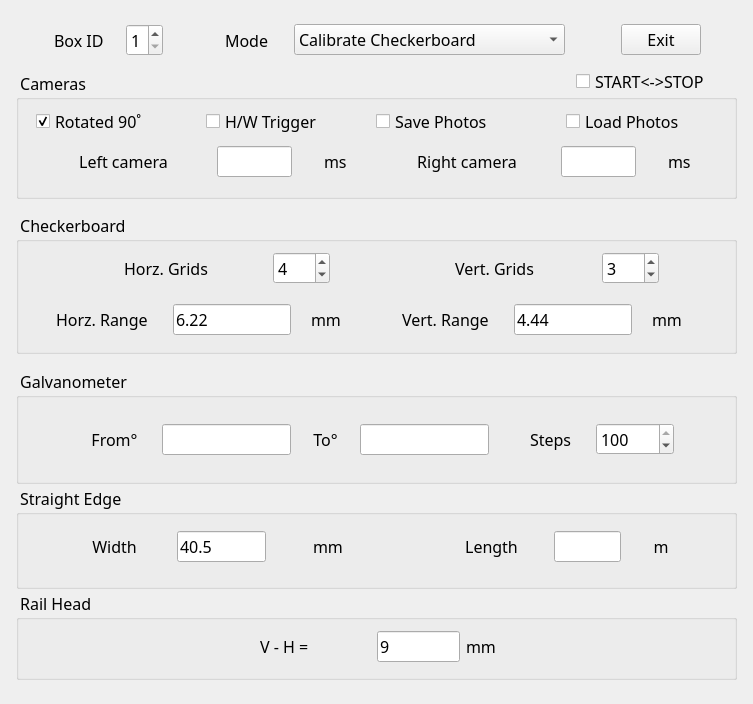
<?xml version="1.0" encoding="UTF-8"?>
<ui version="4.0">
 <class>Exposures</class>
 <widget class="QDialog" name="Exposures">
  <property name="geometry">
   <rect>
    <x>0</x>
    <y>0</y>
    <width>753</width>
    <height>704</height>
   </rect>
  </property>
  <property name="minimumSize">
   <size>
    <width>573</width>
    <height>272</height>
   </size>
  </property>
  <property name="maximumSize">
   <size>
    <width>777</width>
    <height>755</height>
   </size>
  </property>
  <property name="font">
   <font>
    <family>Rockwell</family>
    <pointsize>12</pointsize>
   </font>
  </property>
  <property name="windowTitle">
   <string>Parameters</string>
  </property>
  <layout class="QGridLayout" name="gridLayout">
   <item row="1" column="0">
    <layout class="QVBoxLayout" name="verticalLayout_3" stretch="1,3,1,10,1,11,1,9,8,7,1">
     <property name="spacing">
      <number>2</number>
     </property>
     <property name="leftMargin">
      <number>5</number>
     </property>
     <property name="topMargin">
      <number>0</number>
     </property>
     <property name="rightMargin">
      <number>5</number>
     </property>
     <item>
      <spacer name="verticalSpacer_4">
       <property name="orientation">
        <enum>Qt::Vertical</enum>
       </property>
       <property name="sizeHint" stdset="0">
        <size>
         <width>20</width>
         <height>40</height>
        </size>
       </property>
      </spacer>
     </item>
     <item>
      <layout class="QHBoxLayout" name="hlMode" stretch="2,3,1,2,3,3,1,15,3,0,2">
       <item>
        <spacer name="horizontalSpacer_7">
         <property name="orientation">
          <enum>Qt::Horizontal</enum>
         </property>
         <property name="sizeHint" stdset="0">
          <size>
           <width>40</width>
           <height>20</height>
          </size>
         </property>
        </spacer>
       </item>
       <item alignment="Qt::AlignHCenter">
        <widget class="QLabel" name="label_11">
         <property name="text">
          <string>Box ID</string>
         </property>
        </widget>
       </item>
       <item>
        <spacer name="horizontalSpacer_16">
         <property name="orientation">
          <enum>Qt::Horizontal</enum>
         </property>
         <property name="sizeHint" stdset="0">
          <size>
           <width>40</width>
           <height>20</height>
          </size>
         </property>
        </spacer>
       </item>
       <item>
        <widget class="QSpinBox" name="sbBoxID">
         <property name="minimum">
          <number>1</number>
         </property>
         <property name="maximum">
          <number>5</number>
         </property>
        </widget>
       </item>
       <item>
        <spacer name="horizontalSpacer_17">
         <property name="orientation">
          <enum>Qt::Horizontal</enum>
         </property>
         <property name="sizeHint" stdset="0">
          <size>
           <width>40</width>
           <height>20</height>
          </size>
         </property>
        </spacer>
       </item>
       <item alignment="Qt::AlignHCenter">
        <widget class="QLabel" name="label">
         <property name="text">
          <string>Mode</string>
         </property>
        </widget>
       </item>
       <item>
        <spacer name="horizontalSpacer_8">
         <property name="orientation">
          <enum>Qt::Horizontal</enum>
         </property>
         <property name="sizeHint" stdset="0">
          <size>
           <width>40</width>
           <height>20</height>
          </size>
         </property>
        </spacer>
       </item>
       <item>
        <widget class="QComboBox" name="cbMode">
         <property name="editable">
          <bool>false</bool>
         </property>
         <property name="currentIndex">
          <number>1</number>
         </property>
         <item>
          <property name="text">
           <string comment="0">Idle</string>
          </property>
         </item>
         <item>
          <property name="text">
           <string comment="1">Calibrate Checkerboard</string>
          </property>
         </item>
         <item>
          <property name="text">
           <string comment="2">Calibrate Square Bar</string>
          </property>
         </item>
         <item>
          <property name="text">
           <string comment="3">Measure Rail Head</string>
          </property>
         </item>
        </widget>
       </item>
       <item>
        <spacer name="horizontalSpacer_9">
         <property name="orientation">
          <enum>Qt::Horizontal</enum>
         </property>
         <property name="sizeHint" stdset="0">
          <size>
           <width>40</width>
           <height>20</height>
          </size>
         </property>
        </spacer>
       </item>
       <item>
        <widget class="QPushButton" name="btExit">
         <property name="text">
          <string>Exit</string>
         </property>
         <property name="autoDefault">
          <bool>false</bool>
         </property>
         <property name="flat">
          <bool>false</bool>
         </property>
        </widget>
       </item>
       <item>
        <spacer name="horizontalSpacer_10">
         <property name="orientation">
          <enum>Qt::Horizontal</enum>
         </property>
         <property name="sizeHint" stdset="0">
          <size>
           <width>40</width>
           <height>20</height>
          </size>
         </property>
        </spacer>
       </item>
      </layout>
     </item>
     <item>
      <spacer name="verticalSpacer_5">
       <property name="orientation">
        <enum>Qt::Vertical</enum>
       </property>
       <property name="sizeHint" stdset="0">
        <size>
         <width>20</width>
         <height>40</height>
        </size>
       </property>
      </spacer>
     </item>
     <item>
      <widget class="QGroupBox" name="gbCameras">
       <property name="title">
        <string> Cameras  </string>
       </property>
       <widget class="QWidget" name="horizontalLayoutWidget">
        <property name="geometry">
         <rect>
          <x>20</x>
          <y>60</y>
          <width>681</width>
          <height>61</height>
         </rect>
        </property>
        <layout class="QHBoxLayout" name="horizontalLayout" stretch="1,5,1,3,1,1,2,5,1,3,1,1,1">
         <item>
          <spacer name="horizontalSpacer_31">
           <property name="orientation">
            <enum>Qt::Horizontal</enum>
           </property>
           <property name="sizeHint" stdset="0">
            <size>
             <width>40</width>
             <height>20</height>
            </size>
           </property>
          </spacer>
         </item>
         <item alignment="Qt::AlignHCenter">
          <widget class="QLabel" name="label_3">
           <property name="text">
            <string>Left camera</string>
           </property>
           <property name="alignment">
            <set>Qt::AlignCenter</set>
           </property>
          </widget>
         </item>
         <item>
          <spacer name="horizontalSpacer_33">
           <property name="orientation">
            <enum>Qt::Horizontal</enum>
           </property>
           <property name="sizeHint" stdset="0">
            <size>
             <width>40</width>
             <height>20</height>
            </size>
           </property>
          </spacer>
         </item>
         <item>
          <widget class="QLineEdit" name="edLeftCameraExpo"/>
         </item>
         <item>
          <spacer name="horizontalSpacer_30">
           <property name="orientation">
            <enum>Qt::Horizontal</enum>
           </property>
           <property name="sizeHint" stdset="0">
            <size>
             <width>40</width>
             <height>20</height>
            </size>
           </property>
          </spacer>
         </item>
         <item alignment="Qt::AlignHCenter">
          <widget class="QLabel" name="label_2">
           <property name="font">
            <font>
             <family>Rockwell</family>
             <pointsize>12</pointsize>
            </font>
           </property>
           <property name="text">
            <string>ms</string>
           </property>
          </widget>
         </item>
         <item>
          <spacer name="horizontalSpacer">
           <property name="orientation">
            <enum>Qt::Horizontal</enum>
           </property>
           <property name="sizeHint" stdset="0">
            <size>
             <width>40</width>
             <height>20</height>
            </size>
           </property>
          </spacer>
         </item>
         <item alignment="Qt::AlignHCenter">
          <widget class="QLabel" name="label_4">
           <property name="text">
            <string>Right camera</string>
           </property>
           <property name="alignment">
            <set>Qt::AlignCenter</set>
           </property>
          </widget>
         </item>
         <item>
          <spacer name="horizontalSpacer_32">
           <property name="orientation">
            <enum>Qt::Horizontal</enum>
           </property>
           <property name="sizeHint" stdset="0">
            <size>
             <width>40</width>
             <height>20</height>
            </size>
           </property>
          </spacer>
         </item>
         <item>
          <widget class="QLineEdit" name="edRightCameraExpo"/>
         </item>
         <item>
          <spacer name="horizontalSpacer_29">
           <property name="orientation">
            <enum>Qt::Horizontal</enum>
           </property>
           <property name="sizeHint" stdset="0">
            <size>
             <width>40</width>
             <height>20</height>
            </size>
           </property>
          </spacer>
         </item>
         <item alignment="Qt::AlignHCenter">
          <widget class="QLabel" name="label_5">
           <property name="font">
            <font>
             <family>Rockwell</family>
             <pointsize>12</pointsize>
            </font>
           </property>
           <property name="text">
            <string>ms</string>
           </property>
          </widget>
         </item>
         <item>
          <spacer name="horizontalSpacer_28">
           <property name="orientation">
            <enum>Qt::Horizontal</enum>
           </property>
           <property name="sizeHint" stdset="0">
            <size>
             <width>40</width>
             <height>20</height>
            </size>
           </property>
          </spacer>
         </item>
        </layout>
       </widget>
       <widget class="QCheckBox" name="kbRotate90">
        <property name="geometry">
         <rect>
          <x>20</x>
          <y>40</y>
          <width>131</width>
          <height>21</height>
         </rect>
        </property>
        <property name="text">
         <string>Rotated 90˚</string>
        </property>
        <property name="checked">
         <bool>true</bool>
        </property>
       </widget>
       <widget class="QCheckBox" name="kbHWTrigger">
        <property name="geometry">
         <rect>
          <x>190</x>
          <y>40</y>
          <width>121</width>
          <height>21</height>
         </rect>
        </property>
        <property name="text">
         <string>H/W Trigger</string>
        </property>
        <property name="checked">
         <bool>false</bool>
        </property>
       </widget>
       <widget class="QCheckBox" name="kbSavePhotos">
        <property name="geometry">
         <rect>
          <x>360</x>
          <y>40</y>
          <width>131</width>
          <height>21</height>
         </rect>
        </property>
        <property name="text">
         <string>Save Photos</string>
        </property>
        <property name="checked">
         <bool>false</bool>
        </property>
       </widget>
       <widget class="QCheckBox" name="kbToggleTibboStartStop">
        <property name="geometry">
         <rect>
          <x>560</x>
          <y>0</y>
          <width>171</width>
          <height>21</height>
         </rect>
        </property>
        <property name="text">
         <string>START&lt;-&gt;STOP</string>
        </property>
        <property name="checked">
         <bool>false</bool>
        </property>
       </widget>
       <widget class="QCheckBox" name="kbLoadPhotos">
        <property name="geometry">
         <rect>
          <x>550</x>
          <y>40</y>
          <width>131</width>
          <height>21</height>
         </rect>
        </property>
        <property name="text">
         <string>Load Photos</string>
        </property>
        <property name="checked">
         <bool>false</bool>
        </property>
       </widget>
      </widget>
     </item>
     <item>
      <spacer name="verticalSpacer_2">
       <property name="orientation">
        <enum>Qt::Vertical</enum>
       </property>
       <property name="sizeHint" stdset="0">
        <size>
         <width>20</width>
         <height>40</height>
        </size>
       </property>
      </spacer>
     </item>
     <item>
      <widget class="QGroupBox" name="gbCkeckerBoard">
       <property name="title">
        <string> Checkerboard  </string>
       </property>
       <property name="checkable">
        <bool>false</bool>
       </property>
       <widget class="QWidget" name="horizontalLayoutWidget_2">
        <property name="geometry">
         <rect>
          <x>20</x>
          <y>30</y>
          <width>681</width>
          <height>51</height>
         </rect>
        </property>
        <layout class="QHBoxLayout" name="horizontalLayout_2" stretch="2,5,1,2,3,5,1,2,2">
         <item>
          <spacer name="horizontalSpacer_6">
           <property name="orientation">
            <enum>Qt::Horizontal</enum>
           </property>
           <property name="sizeHint" stdset="0">
            <size>
             <width>40</width>
             <height>20</height>
            </size>
           </property>
          </spacer>
         </item>
         <item alignment="Qt::AlignHCenter">
          <widget class="QLabel" name="label_6">
           <property name="text">
            <string>Horz. Grids</string>
           </property>
          </widget>
         </item>
         <item>
          <spacer name="horizontalSpacer_2">
           <property name="orientation">
            <enum>Qt::Horizontal</enum>
           </property>
           <property name="sizeHint" stdset="0">
            <size>
             <width>40</width>
             <height>20</height>
            </size>
           </property>
          </spacer>
         </item>
         <item>
          <widget class="QSpinBox" name="sbKBHorzGrids">
           <property name="minimum">
            <number>2</number>
           </property>
           <property name="maximum">
            <number>21</number>
           </property>
           <property name="value">
            <number>4</number>
           </property>
          </widget>
         </item>
         <item>
          <spacer name="horizontalSpacer_3">
           <property name="orientation">
            <enum>Qt::Horizontal</enum>
           </property>
           <property name="sizeHint" stdset="0">
            <size>
             <width>40</width>
             <height>20</height>
            </size>
           </property>
          </spacer>
         </item>
         <item alignment="Qt::AlignHCenter">
          <widget class="QLabel" name="label_7">
           <property name="text">
            <string>Vert. Grids</string>
           </property>
          </widget>
         </item>
         <item>
          <spacer name="horizontalSpacer_4">
           <property name="orientation">
            <enum>Qt::Horizontal</enum>
           </property>
           <property name="sizeHint" stdset="0">
            <size>
             <width>40</width>
             <height>20</height>
            </size>
           </property>
          </spacer>
         </item>
         <item>
          <widget class="QSpinBox" name="sbKBVertGrids">
           <property name="minimum">
            <number>2</number>
           </property>
           <property name="maximum">
            <number>21</number>
           </property>
           <property name="value">
            <number>3</number>
           </property>
          </widget>
         </item>
         <item>
          <spacer name="horizontalSpacer_5">
           <property name="orientation">
            <enum>Qt::Horizontal</enum>
           </property>
           <property name="sizeHint" stdset="0">
            <size>
             <width>40</width>
             <height>20</height>
            </size>
           </property>
          </spacer>
         </item>
        </layout>
       </widget>
       <widget class="QWidget" name="horizontalLayoutWidget_5">
        <property name="geometry">
         <rect>
          <x>20</x>
          <y>80</y>
          <width>681</width>
          <height>53</height>
         </rect>
        </property>
        <layout class="QHBoxLayout" name="horizontalLayout_6" stretch="1,0,1,6,3,2,0,1,6,3,1">
         <item>
          <spacer name="horizontalSpacer_22">
           <property name="orientation">
            <enum>Qt::Horizontal</enum>
           </property>
           <property name="sizeHint" stdset="0">
            <size>
             <width>40</width>
             <height>20</height>
            </size>
           </property>
          </spacer>
         </item>
         <item>
          <widget class="QLabel" name="label_13">
           <property name="text">
            <string>Horz. Range</string>
           </property>
          </widget>
         </item>
         <item>
          <spacer name="horizontalSpacer_23">
           <property name="orientation">
            <enum>Qt::Horizontal</enum>
           </property>
           <property name="sizeHint" stdset="0">
            <size>
             <width>40</width>
             <height>20</height>
            </size>
           </property>
          </spacer>
         </item>
         <item>
          <widget class="QLineEdit" name="edHorzGridRange">
           <property name="text">
            <string>6.22</string>
           </property>
          </widget>
         </item>
         <item alignment="Qt::AlignHCenter">
          <widget class="QLabel" name="label_15">
           <property name="font">
            <font>
             <family>Rockwell</family>
             <pointsize>12</pointsize>
            </font>
           </property>
           <property name="text">
            <string>mm</string>
           </property>
          </widget>
         </item>
         <item>
          <spacer name="horizontalSpacer_24">
           <property name="orientation">
            <enum>Qt::Horizontal</enum>
           </property>
           <property name="sizeHint" stdset="0">
            <size>
             <width>40</width>
             <height>20</height>
            </size>
           </property>
          </spacer>
         </item>
         <item alignment="Qt::AlignHCenter">
          <widget class="QLabel" name="label_14">
           <property name="text">
            <string>Vert. Range</string>
           </property>
          </widget>
         </item>
         <item>
          <spacer name="horizontalSpacer_25">
           <property name="orientation">
            <enum>Qt::Horizontal</enum>
           </property>
           <property name="sizeHint" stdset="0">
            <size>
             <width>40</width>
             <height>20</height>
            </size>
           </property>
          </spacer>
         </item>
         <item>
          <widget class="QLineEdit" name="edVertGridRange">
           <property name="text">
            <string>4.44</string>
           </property>
          </widget>
         </item>
         <item alignment="Qt::AlignHCenter">
          <widget class="QLabel" name="label_16">
           <property name="font">
            <font>
             <family>Rockwell</family>
             <pointsize>12</pointsize>
            </font>
           </property>
           <property name="text">
            <string>mm</string>
           </property>
          </widget>
         </item>
         <item>
          <spacer name="horizontalSpacer_26">
           <property name="orientation">
            <enum>Qt::Horizontal</enum>
           </property>
           <property name="sizeHint" stdset="0">
            <size>
             <width>40</width>
             <height>20</height>
            </size>
           </property>
          </spacer>
         </item>
        </layout>
       </widget>
      </widget>
     </item>
     <item>
      <spacer name="verticalSpacer_3">
       <property name="orientation">
        <enum>Qt::Vertical</enum>
       </property>
       <property name="sizeHint" stdset="0">
        <size>
         <width>20</width>
         <height>40</height>
        </size>
       </property>
      </spacer>
     </item>
     <item>
      <widget class="QGroupBox" name="gbGalvanometer">
       <property name="title">
        <string> Galvanometer</string>
       </property>
       <widget class="QWidget" name="horizontalLayoutWidget_12">
        <property name="geometry">
         <rect>
          <x>40</x>
          <y>40</y>
          <width>631</width>
          <height>61</height>
         </rect>
        </property>
        <layout class="QHBoxLayout" name="horizontalLayout_12" stretch="2,5,1,10,1,3,1,10,3,4,1,6,1">
         <property name="spacing">
          <number>2</number>
         </property>
         <item>
          <spacer name="horizontalSpacer_64">
           <property name="orientation">
            <enum>Qt::Horizontal</enum>
           </property>
           <property name="sizeHint" stdset="0">
            <size>
             <width>40</width>
             <height>20</height>
            </size>
           </property>
          </spacer>
         </item>
         <item>
          <widget class="QLabel" name="label_35">
           <property name="text">
            <string>From°</string>
           </property>
           <property name="alignment">
            <set>Qt::AlignCenter</set>
           </property>
          </widget>
         </item>
         <item>
          <spacer name="horizontalSpacer_66">
           <property name="orientation">
            <enum>Qt::Horizontal</enum>
           </property>
           <property name="sizeHint" stdset="0">
            <size>
             <width>40</width>
             <height>20</height>
            </size>
           </property>
          </spacer>
         </item>
         <item>
          <widget class="QLineEdit" name="edFromAngle"/>
         </item>
         <item>
          <spacer name="horizontalSpacer_62">
           <property name="orientation">
            <enum>Qt::Horizontal</enum>
           </property>
           <property name="sizeHint" stdset="0">
            <size>
             <width>40</width>
             <height>20</height>
            </size>
           </property>
          </spacer>
         </item>
         <item>
          <widget class="QLabel" name="label_36">
           <property name="text">
            <string>To°</string>
           </property>
           <property name="alignment">
            <set>Qt::AlignCenter</set>
           </property>
          </widget>
         </item>
         <item>
          <spacer name="horizontalSpacer_65">
           <property name="orientation">
            <enum>Qt::Horizontal</enum>
           </property>
           <property name="sizeHint" stdset="0">
            <size>
             <width>40</width>
             <height>20</height>
            </size>
           </property>
          </spacer>
         </item>
         <item>
          <widget class="QLineEdit" name="edToAngle"/>
         </item>
         <item>
          <spacer name="horizontalSpacer_63">
           <property name="orientation">
            <enum>Qt::Horizontal</enum>
           </property>
           <property name="sizeHint" stdset="0">
            <size>
             <width>40</width>
             <height>20</height>
            </size>
           </property>
          </spacer>
         </item>
         <item>
          <widget class="QLabel" name="label_8">
           <property name="text">
            <string>Steps</string>
           </property>
          </widget>
         </item>
         <item>
          <spacer name="horizontalSpacer_19">
           <property name="orientation">
            <enum>Qt::Horizontal</enum>
           </property>
           <property name="sizeHint" stdset="0">
            <size>
             <width>40</width>
             <height>20</height>
            </size>
           </property>
          </spacer>
         </item>
         <item>
          <widget class="QSpinBox" name="sbGvMSteps">
           <property name="minimum">
            <number>1</number>
           </property>
           <property name="maximum">
            <number>100</number>
           </property>
           <property name="value">
            <number>100</number>
           </property>
          </widget>
         </item>
         <item>
          <spacer name="horizontalSpacer_61">
           <property name="orientation">
            <enum>Qt::Horizontal</enum>
           </property>
           <property name="sizeHint" stdset="0">
            <size>
             <width>40</width>
             <height>20</height>
            </size>
           </property>
          </spacer>
         </item>
        </layout>
       </widget>
      </widget>
     </item>
     <item>
      <widget class="QGroupBox" name="gbSquareBar">
       <property name="title">
        <string> Straight Edge</string>
       </property>
       <widget class="QWidget" name="horizontalLayoutWidget_4">
        <property name="geometry">
         <rect>
          <x>20</x>
          <y>30</y>
          <width>681</width>
          <height>61</height>
         </rect>
        </property>
        <layout class="QHBoxLayout" name="horizontalLayout_4" stretch="2,3,1,4,1,3,4,3,1,3,1,1,2">
         <item>
          <spacer name="horizontalSpacer_12">
           <property name="orientation">
            <enum>Qt::Horizontal</enum>
           </property>
           <property name="sizeHint" stdset="0">
            <size>
             <width>40</width>
             <height>20</height>
            </size>
           </property>
          </spacer>
         </item>
         <item alignment="Qt::AlignHCenter">
          <widget class="QLabel" name="lbSEDim">
           <property name="text">
            <string>Width</string>
           </property>
           <property name="alignment">
            <set>Qt::AlignCenter</set>
           </property>
          </widget>
         </item>
         <item>
          <spacer name="horizontalSpacer_13">
           <property name="orientation">
            <enum>Qt::Horizontal</enum>
           </property>
           <property name="sizeHint" stdset="0">
            <size>
             <width>40</width>
             <height>20</height>
            </size>
           </property>
          </spacer>
         </item>
         <item>
          <widget class="QLineEdit" name="edSquareBarWidth">
           <property name="text">
            <string>40.5</string>
           </property>
          </widget>
         </item>
         <item>
          <spacer name="horizontalSpacer_27">
           <property name="orientation">
            <enum>Qt::Horizontal</enum>
           </property>
           <property name="sizeHint" stdset="0">
            <size>
             <width>40</width>
             <height>20</height>
            </size>
           </property>
          </spacer>
         </item>
         <item alignment="Qt::AlignHCenter">
          <widget class="QLabel" name="label_9">
           <property name="font">
            <font>
             <family>Rockwell</family>
             <pointsize>12</pointsize>
            </font>
           </property>
           <property name="text">
            <string>mm</string>
           </property>
          </widget>
         </item>
         <item>
          <spacer name="horizontalSpacer_20">
           <property name="orientation">
            <enum>Qt::Horizontal</enum>
           </property>
           <property name="sizeHint" stdset="0">
            <size>
             <width>40</width>
             <height>20</height>
            </size>
           </property>
          </spacer>
         </item>
         <item>
          <widget class="QLabel" name="label_12">
           <property name="text">
            <string>Length</string>
           </property>
           <property name="alignment">
            <set>Qt::AlignCenter</set>
           </property>
          </widget>
         </item>
         <item>
          <spacer name="horizontalSpacer_21">
           <property name="orientation">
            <enum>Qt::Horizontal</enum>
           </property>
           <property name="sizeHint" stdset="0">
            <size>
             <width>40</width>
             <height>20</height>
            </size>
           </property>
          </spacer>
         </item>
         <item>
          <widget class="QLineEdit" name="edSquareBarLength"/>
         </item>
         <item>
          <spacer name="horizontalSpacer_34">
           <property name="orientation">
            <enum>Qt::Horizontal</enum>
           </property>
           <property name="sizeHint" stdset="0">
            <size>
             <width>40</width>
             <height>20</height>
            </size>
           </property>
          </spacer>
         </item>
         <item>
          <widget class="QLabel" name="label_18">
           <property name="text">
            <string>m</string>
           </property>
           <property name="alignment">
            <set>Qt::AlignCenter</set>
           </property>
          </widget>
         </item>
         <item>
          <spacer name="horizontalSpacer_11">
           <property name="orientation">
            <enum>Qt::Horizontal</enum>
           </property>
           <property name="sizeHint" stdset="0">
            <size>
             <width>40</width>
             <height>20</height>
            </size>
           </property>
          </spacer>
         </item>
        </layout>
       </widget>
      </widget>
     </item>
     <item>
      <widget class="QGroupBox" name="gbRailHead">
       <property name="title">
        <string> Rail Head  </string>
       </property>
       <property name="checkable">
        <bool>false</bool>
       </property>
       <widget class="QWidget" name="horizontalLayoutWidget_3">
        <property name="geometry">
         <rect>
          <x>20</x>
          <y>30</y>
          <width>681</width>
          <height>51</height>
         </rect>
        </property>
        <layout class="QHBoxLayout" name="horizontalLayout_3" stretch="5,2,1,2,1,5">
         <item>
          <spacer name="horizontalSpacer_14">
           <property name="orientation">
            <enum>Qt::Horizontal</enum>
           </property>
           <property name="sizeHint" stdset="0">
            <size>
             <width>40</width>
             <height>20</height>
            </size>
           </property>
          </spacer>
         </item>
         <item alignment="Qt::AlignHCenter">
          <widget class="QLabel" name="label_10">
           <property name="text">
            <string>V - H = </string>
           </property>
          </widget>
         </item>
         <item>
          <spacer name="horizontalSpacer_15">
           <property name="orientation">
            <enum>Qt::Horizontal</enum>
           </property>
           <property name="sizeHint" stdset="0">
            <size>
             <width>40</width>
             <height>20</height>
            </size>
           </property>
          </spacer>
         </item>
         <item>
          <widget class="QLineEdit" name="edVHVertOffset">
           <property name="text">
            <string>9</string>
           </property>
          </widget>
         </item>
         <item>
          <widget class="QLabel" name="label_17">
           <property name="font">
            <font>
             <family>Rockwell</family>
             <pointsize>12</pointsize>
            </font>
           </property>
           <property name="text">
            <string>mm</string>
           </property>
          </widget>
         </item>
         <item>
          <spacer name="horizontalSpacer_18">
           <property name="orientation">
            <enum>Qt::Horizontal</enum>
           </property>
           <property name="sizeHint" stdset="0">
            <size>
             <width>40</width>
             <height>20</height>
            </size>
           </property>
          </spacer>
         </item>
        </layout>
       </widget>
      </widget>
     </item>
     <item>
      <spacer name="verticalSpacer">
       <property name="orientation">
        <enum>Qt::Vertical</enum>
       </property>
       <property name="sizeHint" stdset="0">
        <size>
         <width>20</width>
         <height>40</height>
        </size>
       </property>
      </spacer>
     </item>
    </layout>
   </item>
  </layout>
 </widget>
 <resources/>
 <connections/>
</ui>
